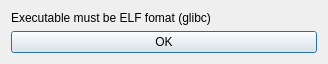
<?xml version="1.0" encoding="UTF-8"?>
<ui version="4.0">
 <class>Dialog</class>
 <widget class="QDialog" name="Dialog">
  <property name="geometry">
   <rect>
    <x>0</x>
    <y>0</y>
    <width>328</width>
    <height>60</height>
   </rect>
  </property>
  <property name="windowTitle">
   <string>Dialog</string>
  </property>
  <layout class="QVBoxLayout" name="verticalLayout">
   <item>
    <widget class="QLabel" name="label">
     <property name="text">
      <string>Executable must be ELF fomat (glibc)</string>
     </property>
    </widget>
   </item>
   <item>
    <widget class="QPushButton" name="pushButton">
     <property name="text">
      <string>OK</string>
     </property>
    </widget>
   </item>
  </layout>
 </widget>
 <resources/>
 <connections/>
</ui>
